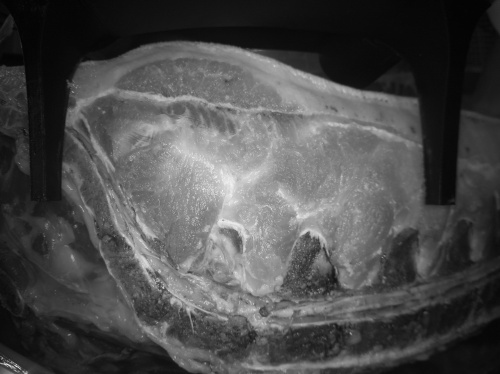
#> input picture img/NB/0024.jpg, 500 x 374 px, found by its file name
$ jupyter execute TEST.ipynb   (older library calls are emulated)
#> lines starting #> are read from the running program, lines starting #| are printed output that depends on the picture
[cell 1]
import cv2
import os
from tensorflow.keras.preprocessing.image import ImageDataGenerator
import tensorflow as tf
from tensorflow.keras.models import Sequential
from tensorflow.keras.layers import Conv2D, MaxPooling2D, Flatten, Dense, Dropout
from tensorflow.keras.models import load_model
import numpy as np
import matplotlib.pyplot as plt
import matplotlib.image as mping

[cell 2]
# Load the image from the file
image_path = "./img/Images_originales_redim/0024.jpg"
image = cv2.imread(image_path)
#> image is the input picture: shape (374, 500, 3); min 2, max 245, mean 75.7

# Check if the image is loaded correctly
if image is None:
    raise ValueError("Image not loaded correctly. Check the file path.")

# Convert the image to grayscale
img_bw = cv2.cvtColor(image, cv2.COLOR_BGR2GRAY)

# Define the kernel
kernel = np.array([[-10, -10, -10], [-10, 80, -10], [-10, -10, -10]])
print(kernel)

# Apply the filter to the grayscale image
img_filtered = cv2.filter2D(img_bw, -1, kernel)

# Display the filtered image
plt.axis('off')
plt.imshow(img_filtered, cmap='gray')
plt.show()

[cell 3]
plt.imshow(image)

[cell 4]
# Vérifier si l'image est chargée correctement
if image is None:
    raise ValueError("Image non chargée correctement. Vérifiez le chemin du fichier.")

# Convertir l'image en niveaux de gris
gray = cv2.cvtColor(image, cv2.COLOR_BGR2GRAY)

# Appliquer le filtre de Sobel pour détecter les contours
sobel_x = cv2.Sobel(gray, cv2.CV_64F, 1, 0, ksize=3)
sobel_y = cv2.Sobel(gray, cv2.CV_64F, 0, 1, ksize=3)

# Calculer la magnitude des gradients
sobel_magnitude = np.sqrt(sobel_x**2 + sobel_y**2)
sobel_magnitude = np.uint8(sobel_magnitude)

# Appliquer un seuillage pour obtenir des contours plus nets
_, thresholded = cv2.threshold(sobel_magnitude, 50, 255, cv2.THRESH_BINARY)
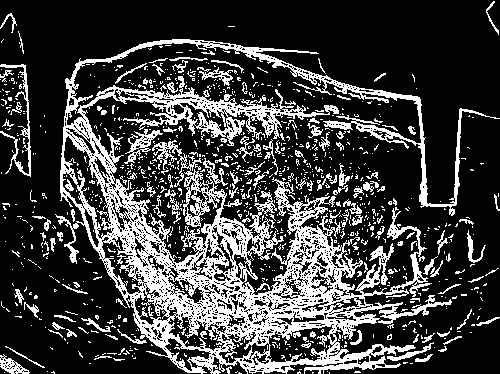
#> thresholded: shape (374, 500); 25% white in thin lines or dots

# Superposer les contours sur l'image originale
contours = cv2.cvtColor(thresholded, cv2.COLOR_GRAY2BGR)
#> contours: shape (374, 500, 3); 25% white in thin lines or dots
highlighted = cv2.addWeighted(image, 0.8, contours, 0.2, 0)
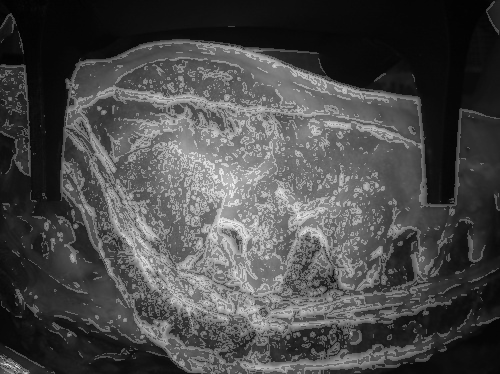
#> highlighted: shape (374, 500, 3); min 2, max 241, mean 73.3

# Afficher l'image avec les contours mis en évidence
plt.axis('off')
plt.imshow(cv2.cvtColor(highlighted, cv2.COLOR_BGR2RGB))
plt.show()

[cell 5]
def quantize_colors(image, k):
    # Convert the image to the RGB color space
#> called with k = 3
    Z = image.reshape((-1, 3))
    Z = np.float32(Z)

    # Define criteria and apply kmeans()
    criteria = (cv2.TERM_CRITERIA_EPS + cv2.TERM_CRITERIA_MAX_ITER, 10, 1.0)
    ret, label, center = cv2.kmeans(Z, k, None, criteria, 10, cv2.KMEANS_RANDOM_CENTERS)
#> ret = 181505652.5; center = [[88.81, 88.81, 88.81], [24.27, 24.27, 24.27], [149.1, 149.1, 149.1]]

    # Convert back into uint8 and make the original image
    center = np.uint8(center)
#> center = [[88, 88, 88], [24, 24, 24], [149, 149, 149]]
    res = center[label.flatten()]
    quantized_image = res.reshape((image.shape))

    return quantized_image

# Charger l'image
image = cv2.imread(image_path)

# Vérifier si l'image est chargée correctement
if image is None:
    raise ValueError("Image non chargée correctement. Vérifiez le chemin du fichier.")

# Convertir l'image en niveaux de gris
gray = cv2.cvtColor(image, cv2.COLOR_BGR2GRAY)

# Appliquer le filtre de Sobel pour détecter les contours
sobel_x = cv2.Sobel(gray, cv2.CV_64F, 1, 0, ksize=3)
sobel_y = cv2.Sobel(gray, cv2.CV_64F, 0, 1, ksize=3)

# Calculer la magnitude des gradients
sobel_magnitude = np.sqrt(sobel_x**2 + sobel_y**2)
sobel_magnitude = np.uint8(sobel_magnitude)

# Appliquer un seuillage pour obtenir des contours plus nets
_, thresholded = cv2.threshold(sobel_magnitude, 50, 255, cv2.THRESH_BINARY)

# Quantifier les couleurs de l'image pour obtenir seulement trois couleurs
quantized_image = quantize_colors(image, 3)

# Superposer les contours sur l'image quantifiée
contours = cv2.cvtColor(thresholded, cv2.COLOR_GRAY2BGR)
highlighted = cv2.addWeighted(quantized_image, 0.8, contours, 0.2, 0)
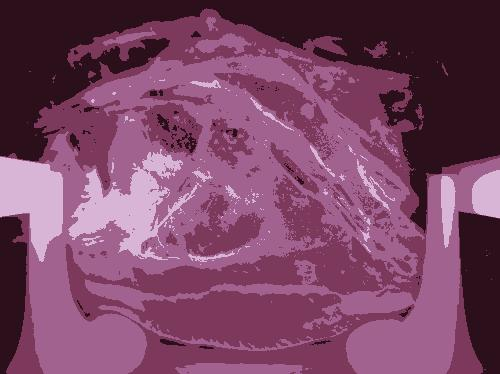
#> input picture img/KMEAN_RES/KM_LUM2/0001.jpg, 500 x 374 px, found by its file name
#> further down, image_source is the input picture: PIL image 500x374 RGB; mean R, G, B 122.2, 68.7, 100.8
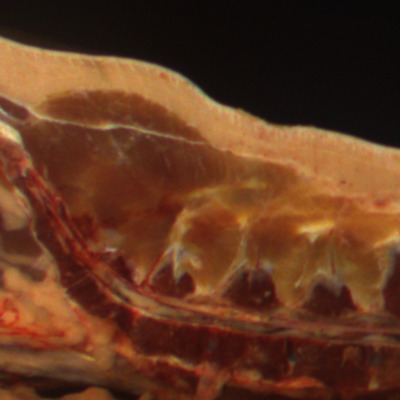
#> input picture img/Images_originales/000002.jpg, 400 x 400 px
#> further down, image_cible is the input picture: PIL image 400x400 RGB; mean R, G, B 99, 56.2, 32.3

# Afficher l'image avec les contours mis en évidence
plt.axis('off')
plt.imshow(cv2.cvtColor(highlighted, cv2.COLOR_BGR2RGB))
plt.show()

[cell 6]
from PIL import Image
import numpy as np
import matplotlib.pyplot as plt

def transferer_couleurs(source, cible):
    """
    Transfère la distribution des couleurs de l'image cible à l'image source.
    """
    # Convertir les images en tableaux numpy
    source = np.asarray(source, dtype=np.float32)
    cible = np.asarray(cible, dtype=np.float32)

    # Séparer les images en leurs canaux respectifs
    source_r, source_g, source_b = source[..., 0], source[..., 1], source[..., 2]
    cible_r, cible_g, cible_b = cible[..., 0], cible[..., 1], cible[..., 2]
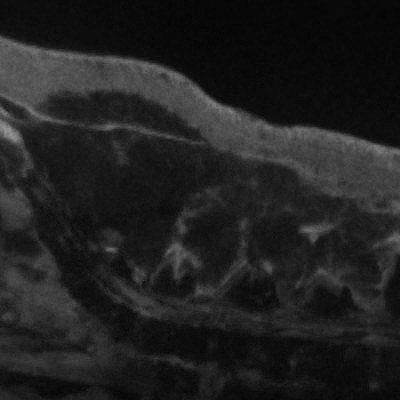
#> cible_b: shape (400, 400) float32; min 3, max 151, mean 32.3

    # Calculer la moyenne et l'écart type de chaque canal
    moyenne_src_r, moyenne_src_g, moyenne_src_b = np.mean(source_r), np.mean(source_g), np.mean(source_b)
#> moyenne_src_r = 122.2; moyenne_src_g = 68.73; moyenne_src_b = 100.8
    ecart_type_src_r, ecart_type_src_g, ecart_type_src_b = np.std(source_r), np.std(source_g), np.std(source_b)
#> ecart_type_src_r = 52.85; ecart_type_src_g = 44.62; ecart_type_src_b = 54.52

    moyenne_cible_r, moyenne_cible_g, moyenne_cible_b = np.mean(cible_r), np.mean(cible_g), np.mean(cible_b)
#> moyenne_cible_r = 98.99; moyenne_cible_g = 56.23; moyenne_cible_b = 32.32
    ecart_type_cible_r, ecart_type_cible_g, ecart_type_cible_b = np.std(cible_r), np.std(cible_g), np.std(cible_b)
#> ecart_type_cible_r = 57.96; ecart_type_cible_g = 40.85; ecart_type_cible_b = 22.79

    # Transférer la distribution des couleurs
    transfert_r = (source_r - moyenne_src_r) * (ecart_type_cible_r / ecart_type_src_r) + moyenne_cible_r
    transfert_g = (source_g - moyenne_src_g) * (ecart_type_cible_g / ecart_type_src_g) + moyenne_cible_g
    transfert_b = (source_b - moyenne_src_b) * (ecart_type_cible_b / ecart_type_src_b) + moyenne_cible_b

    # Limiter les valeurs pour qu'elles soient dans la plage valide
    transfert_r = np.clip(transfert_r, 0, 255)
    transfert_g = np.clip(transfert_g, 0, 255)
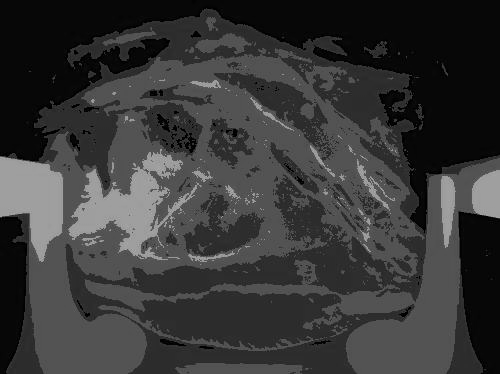
#> transfert_g: shape (374, 500) float32; min 0, max 189.2, mean 56.3
    transfert_b = np.clip(transfert_b, 0, 255)
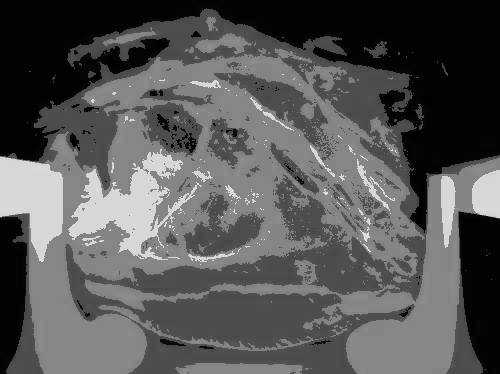
#> transfert_b: shape (374, 500) float32; min 0, max 94.25, mean 32.3; drawn with min black and max white

    # Recomposer les canaux
    transfert = np.stack([transfert_r, transfert_g, transfert_b], axis=-1).astype(np.uint8)
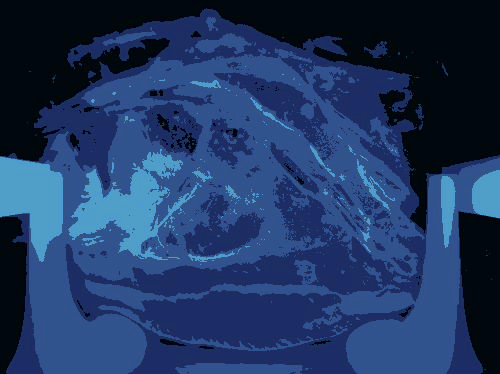
#> transfert: shape (374, 500, 3); mean of channels 0, 1, 2 98.5, 55.9, 31.8; drawn as B, G, R

    return Image.fromarray(transfert)

# Chemins vers les images
chemin_image_source = './img/Images_originales_redim/0001.jpg'
chemin_image_cible = './img/Images_originales/000002.jpg'

# Charger les images
image_source = Image.open(chemin_image_source)
image_cible = Image.open(chemin_image_cible)

# Appliquer le transfert de couleurs
image_transformee = transferer_couleurs(image_source, image_cible)

# Afficher l'image transformée
plt.imshow(image_transformee)
plt.title("Image Transformée")
plt.axis('off')
plt.show()
plt.imshow(image_cible)
plt.title("Image Cible")
plt.axis('off')
plt.show()
plt.imshow(image_source)
plt.title("Image source")
plt.axis('off')
plt.show()


# Sauvegarder l'image transformée si nécessaire
image_transformee.save('./img/TEST_TRANSFO/trans.jpg')
image_source.save('./img/TEST_TRANSFO/source.jpg')

[cell 7]
from PIL import Image, ImageFilter
import numpy as np
import matplotlib.pyplot as plt


def reduire_brillance(image):
    """
    Réduit l'aspect brillant de l'image en appliquant un filtre de flou gaussien.
    """
    return image.filter(ImageFilter.GaussianBlur(radius=3))

# Chemins vers les images
chemin_image_source = './img/Images_originales_redim/0001.jpg'
chemin_image_cible = './img/Images_originales/000002.jpg'

# Charger les images
image_source = Image.open(chemin_image_source)
image_cible = Image.open(chemin_image_cible)


# Réduire l'aspect brillant
image_finale = reduire_brillance(image_source)

# Afficher l'image finale
plt.imshow(image_finale)
plt.title("Image Finale")
plt.axis('off')
plt.show()

# Sauvegarder l'image finale si nécessaire
image_finale.save('./img/TEST_TRANSFO/brillant.jpg')

[cell 8]
from PIL import Image, ImageFilter
import os
import matplotlib.pyplot as plt
import time

nb_images = 0
temps_debut = time.time()

def reduire_brillance(image):
    """
    Réduit l'aspect brillant de l'image en appliquant un filtre de flou gaussien.
    """
    return image.filter(ImageFilter.GaussianBlur(radius=3))

# Dossiers des images
dossier_source = './img/IMAGES_SOURCES/LUMV2'
dossier_cible = './img/IMAGES_SOURCES/LUM2_FLOU/'

# Vérifier si le dossier cible existe, sinon le créer
if not os.path.exists(dossier_cible):
    os.makedirs(dossier_cible)

# Traiter chaque image dans le dossier source
for nom_image in os.listdir(dossier_source):
    nb_images+=1
    if nom_image.endswith('.jpg') or nom_image.endswith('.png'):  # Filtrer les fichiers d'image
        chemin_image_source = os.path.join(dossier_source, nom_image)

        # Charger l'image
        image_source = Image.open(chemin_image_source)
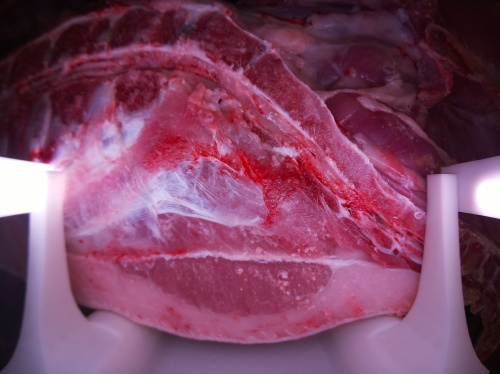
#> input picture img/SOURCE/LUMV2/2024-07-10_09-32-12.jpg, 500 x 374 px, found by its file name
#> image_source is the input picture: PIL image 500x374 RGB; mean R, G, B 127.1, 69.8, 100

        # Réduire l'aspect brillant
        image_finale = reduire_brillance(image_source)
#> in reduire_brillance, `return image.filter(ImageFilter.GaussianBlur(radius=3))`:
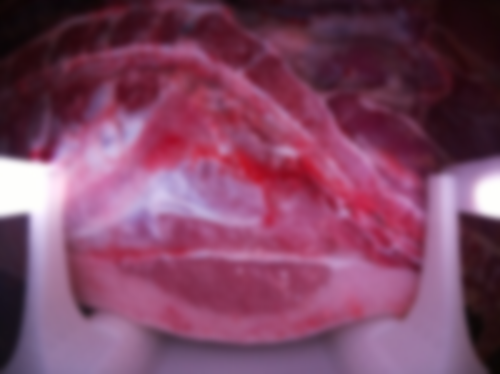
#> returned value: PIL image 500x374 RGB; mean R, G, B 127.1, 69.8, 100

        # Sauvegarder l'image finale
        chemin_image_cible = os.path.join(dossier_cible, nom_image)
        image_finale.save(chemin_image_cible)
#> pass 2 of the loop `for nom_image in os.listdir(dossier_source):`:
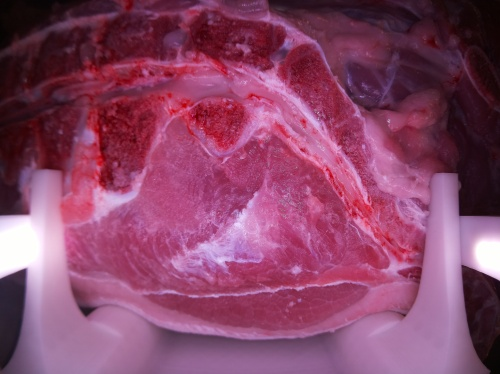
#> input picture img/SOURCE/LUMV2/2024-07-10_09-47-47.jpg, 500 x 374 px, found by its file name
#> image_source is the input picture: PIL image 500x374 RGB; mean R, G, B 136.8, 69.6, 103.6
#> in reduire_brillance (call 2), `return image.filter(ImageFilter.GaussianBlur(radius=3))`:
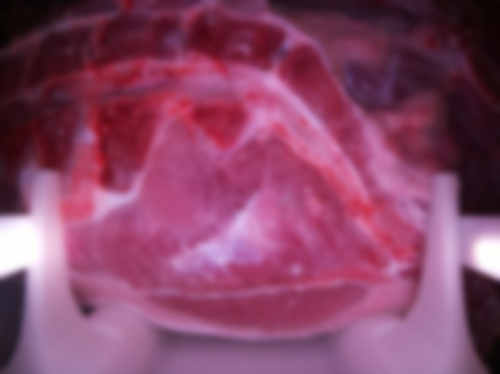
#> returned value: PIL image 500x374 RGB; mean R, G, B 136.8, 69.6, 103.6
#> pass 3 of the loop `for nom_image in os.listdir(dossier_source):`:
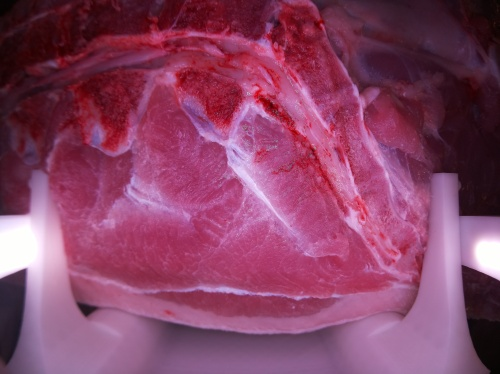
#> input picture img/SOURCE/LUMV2/2024-07-10_09-48-02.jpg, 500 x 374 px, found by its file name
#> image_source is the input picture: PIL image 500x374 RGB; mean R, G, B 136.1, 67, 101.2
#> in reduire_brillance (call 3), `return image.filter(ImageFilter.GaussianBlur(radius=3))`:
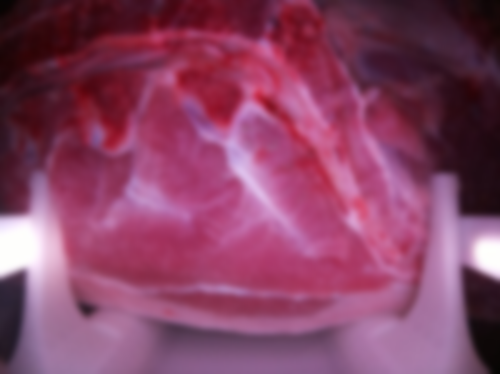
#> returned value: PIL image 500x374 RGB; mean R, G, B 136.1, 67, 101.2


duree = time.time() - temps_debut
print(f"Le programme a mis {duree} secondes à s'exécuter pour {nb_images} images.")
